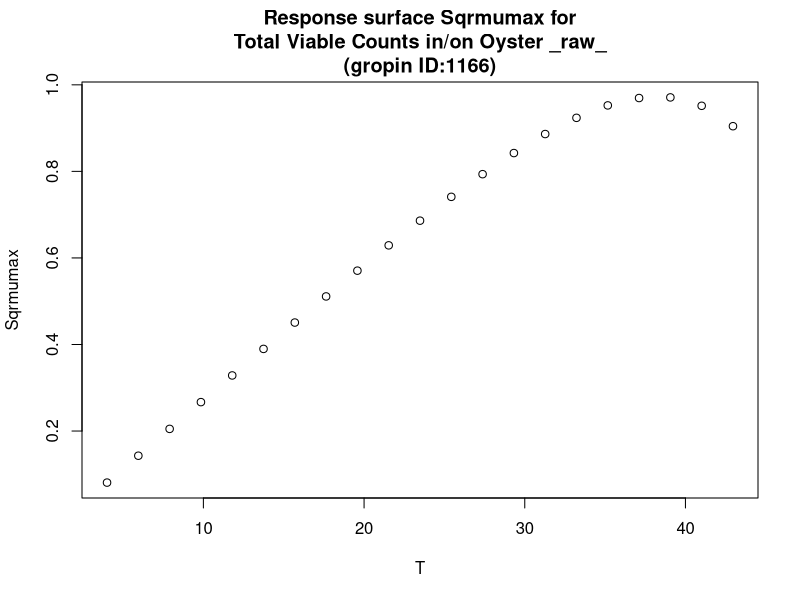

Generate this figure with R:
#############################
# start of Parameter script
#############################
T <- seq(4.004,42.957042957043,length.out=21)
#############################
# end of Parameter script
#############################
############################# 
# start of Model script Gropin ID 1166 
#############################
 
# constant coefficients for this model
 
variables <- data.frame(T)
argumentsPar <- expand.grid(variables)
 
# heart of the model
response_surface <- function(T) {
   mumax <-0.032*(T-1.471)*(1-exp(0.129*(T-51.82)))

return(mumax=mumax)
} 

# output parameters
responseSurface <- cbind(argumentsPar,response_surface(argumentsPar['T']))
colnames(responseSurface) <- c(colnames(argumentsPar),'Sqrmumax')
#############################
# End of Model script
#############################
############################# 
# start of Visualisation script Gropin ID 1166 
#############################
plot(T,responseSurface$'Sqrmumax',xlab='T',
                          ylab='Sqrmumax',main='Response surface Sqrmumax for
Total Viable Counts in/on Oyster _raw_
(gropin ID:1166)')
#############################
# End of Visualisation script
#############################
